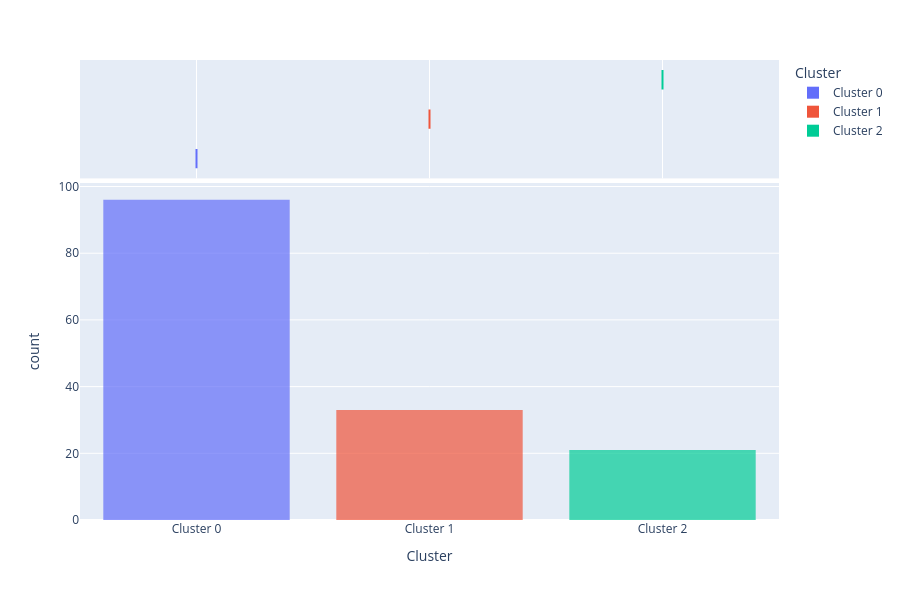

The cell this chart's notebook holds for it:
### Code cell
# ── PyCaret Cluster Visualisation — Distribution Plot ────────────

plot_model(kmeans_pyc, plot='distribution')

### Figure 1 — Plotly figure (JSON) as saved in the notebook; plotly's stock layout.template omitted (floating-point values rounded to 4 significant figures; data arrays with more than 128 entries replaced by an {"elided": "..."} marker saying what was removed)
{"data": [{"bingroup": "x", "hovertemplate": "Cluster=%{x}<br>count=%{y}<extra></extra>", "legendgroup": "Cluster 0", "marker": {"color": "#636efa", "opacity": 0.7, "pattern": {"shape": ""}}, "name": "Cluster 0", "orientation": "v", "showlegend": true, "type": "histogram", "x": ["Cluster 0", "Cluster 0", "Cluster 0", "Cluster 0", "Cluster 0", "Cluster 0", "Cluster 0", "Cluster 0", "Cluster 0", "Cluster 0", "Cluster 0", "Cluster 0", "Cluster 0", "Cluster 0", "Cluster 0", "Cluster 0", "Cluster 0", "Cluster 0", "Cluster 0", "Cluster 0", "Cluster 0", "Cluster 0", "Cluster 0", "Cluster 0", "Cluster 0", "Cluster 0", "Cluster 0", "Cluster 0", "Cluster 0", "Cluster 0", "Cluster 0", "Cluster 0", "Cluster 0", "Cluster 0", "Cluster 0", "Cluster 0", "Cluster 0", "Cluster 0", "Cluster 0", "Cluster 0", "Cluster 0", "Cluster 0", "Cluster 0", "Cluster 0", "Cluster 0", "Cluster 0", "Cluster 0", "Cluster 0", "Cluster 0", "Cluster 0", "Cluster 0", "Cluster 0", "Cluster 0", "Cluster 0", "Cluster 0", "Cluster 0", "Cluster 0", "Cluster 0", "Cluster 0", "Cluster 0", "Cluster 0", "Cluster 0", "Cluster 0", "Cluster 0", "Cluster 0", "Cluster 0", "Cluster 0", "Cluster 0", "Cluster 0", "Cluster 0", "Cluster 0", "Cluster 0", "Cluster 0", "Cluster 0", "Cluster 0", "Cluster 0", "Cluster 0", "Cluster 0", "Cluster 0", "Cluster 0", "Cluster 0", "Cluster 0", "Cluster 0", "Cluster 0", "Cluster 0", "Cluster 0", "Cluster 0", "Cluster 0", "Cluster 0", "Cluster 0", "Cluster 0", "Cluster 0", "Cluster 0", "Cluster 0", "Cluster 0", "Cluster 0"], "xaxis": "x", "yaxis": "y"}, {"customdata": {"elided": "96x4 float values"}, "hovertemplate": "Cluster=%{x}<br>sepal length (cm)=%{customdata[0]}<br>sepal width (cm)=%{customdata[1]}<br>petal length (cm)=%{customdata[2]}<br>petal width (cm)=%{customdata[3]}<extra></extra>", "legendgroup": "Cluster 0", "marker": {"color": "#636efa"}, "name": "Cluster 0", "notched": true, "showlegend": false, "type": "box", "x": ["Cluster 0", "Cluster 0", "Cluster 0", "Cluster 0", "Cluster 0", "Cluster 0", "Cluster 0", "Cluster 0", "Cluster 0", "Cluster 0", "Cluster 0", "Cluster 0", "Cluster 0", "Cluster 0", "Cluster 0", "Cluster 0", "Cluster 0", "Cluster 0", "Cluster 0", "Cluster 0", "Cluster 0", "Cluster 0", "Cluster 0", "Cluster 0", "Cluster 0", "Cluster 0", "Cluster 0", "Cluster 0", "Cluster 0", "Cluster 0", "Cluster 0", "Cluster 0", "Cluster 0", "Cluster 0", "Cluster 0", "Cluster 0", "Cluster 0", "Cluster 0", "Cluster 0", "Cluster 0", "Cluster 0", "Cluster 0", "Cluster 0", "Cluster 0", "Cluster 0", "Cluster 0", "Cluster 0", "Cluster 0", "Cluster 0", "Cluster 0", "Cluster 0", "Cluster 0", "Cluster 0", "Cluster 0", "Cluster 0", "Cluster 0", "Cluster 0", "Cluster 0", "Cluster 0", "Cluster 0", "Cluster 0", "Cluster 0", "Cluster 0", "Cluster 0", "Cluster 0", "Cluster 0", "Cluster 0", "Cluster 0", "Cluster 0", "Cluster 0", "Cluster 0", "Cluster 0", "Cluster 0", "Cluster 0", "Cluster 0", "Cluster 0", "Cluster 0", "Cluster 0", "Cluster 0", "Cluster 0", "Cluster 0", "Cluster 0", "Cluster 0", "Cluster 0", "Cluster 0", "Cluster 0", "Cluster 0", "Cluster 0", "Cluster 0", "Cluster 0", "Cluster 0", "Cluster 0", "Cluster 0", "Cluster 0", "Cluster 0", "Cluster 0"], "xaxis": "x2", "yaxis": "y2"}, {"bingroup": "x", "hovertemplate": "Cluster=%{x}<br>count=%{y}<extra></extra>", "legendgroup": "Cluster 1", "marker": {"color": "#EF553B", "opacity": 0.7, "pattern": {"shape": ""}}, "name": "Cluster 1", "orientation": "v", "showlegend": true, "type": "histogram", "x": ["Cluster 1", "Cluster 1", "Cluster 1", "Cluster 1", "Cluster 1", "Cluster 1", "Cluster 1", "Cluster 1", "Cluster 1", "Cluster 1", "Cluster 1", "Cluster 1", "Cluster 1", "Cluster 1", "Cluster 1", "Cluster 1", "Cluster 1", "Cluster 1", "Cluster 1", "Cluster 1", "Cluster 1", "Cluster 1", "Cluster 1", "Cluster 1", "Cluster 1", "Cluster 1", "Cluster 1", "Cluster 1", "Cluster 1", "Cluster 1", "Cluster 1", "Cluster 1", "Cluster 1"], "xaxis": "x", "yaxis": "y"}, {"customdata": {"elided": "33x4 float values"}, "hovertemplate": "Cluster=%{x}<br>sepal length (cm)=%{customdata[0]}<br>sepal width (cm)=%{customdata[1]}<br>petal length (cm)=%{customdata[2]}<br>petal width (cm)=%{customdata[3]}<extra></extra>", "legendgroup": "Cluster 1", "marker": {"color": "#EF553B"}, "name": "Cluster 1", "notched": true, "showlegend": false, "type": "box", "x": ["Cluster 1", "Cluster 1", "Cluster 1", "Cluster 1", "Cluster 1", "Cluster 1", "Cluster 1", "Cluster 1", "Cluster 1", "Cluster 1", "Cluster 1", "Cluster 1", "Cluster 1", "Cluster 1", "Cluster 1", "Cluster 1", "Cluster 1", "Cluster 1", "Cluster 1", "Cluster 1", "Cluster 1", "Cluster 1", "Cluster 1", "Cluster 1", "Cluster 1", "Cluster 1", "Cluster 1", "Cluster 1", "Cluster 1", "Cluster 1", "Cluster 1", "Cluster 1", "Cluster 1"], "xaxis": "x2", "yaxis": "y2"}, {"bingroup": "x", "hovertemplate": "Cluster=%{x}<br>count=%{y}<extra></extra>", "legendgroup": "Cluster 2", "marker": {"color": "#00cc96", "opacity": 0.7, "pattern": {"shape": ""}}, "name": "Cluster 2", "orientation": "v", "showlegend": true, "type": "histogram", "x": ["Cluster 2", "Cluster 2", "Cluster 2", "Cluster 2", "Cluster 2", "Cluster 2", "Cluster 2", "Cluster 2", "Cluster 2", "Cluster 2", "Cluster 2", "Cluster 2", "Cluster 2", "Cluster 2", "Cluster 2", "Cluster 2", "Cluster 2", "Cluster 2", "Cluster 2", "Cluster 2", "Cluster 2"], "xaxis": "x", "yaxis": "y"}, {"customdata": [[4.9, 3.0, 1.4, 0.2], [4.7, 3.2, 1.3, 0.2], [4.6, 3.1, 1.5, 0.2], [5.0, 2.0, 3.5, 1.0], [4.9, 2.4, 3.3, 1.0], [5.0, 2.3, 3.3, 1.0], [5.1, 2.5, 3.0, 1.1], [4.4, 2.9, 1.4, 0.2], [4.9, 3.1, 1.5, 0.1], [4.7, 3.2, 1.6, 0.2], [4.8, 3.0, 1.4, 0.1], [4.3, 3.0, 1.1, 0.1], [4.6, 3.2, 1.4, 0.2], [4.9, 3.1, 1.5, 0.2], [4.8, 3.0, 1.4, 0.3], [5.0, 3.2, 1.2, 0.2], [5.0, 3.0, 1.6, 0.2], [4.4, 3.2, 1.3, 0.2], [4.5, 2.3, 1.3, 0.3], [4.4, 3.0, 1.3, 0.2], [4.8, 3.1, 1.6, 0.2]], "hovertemplate": "Cluster=%{x}<br>sepal length (cm)=%{customdata[0]}<br>sepal width (cm)=%{customdata[1]}<br>petal length (cm)=%{customdata[2]}<br>petal width (cm)=%{customdata[3]}<extra></extra>", "legendgroup": "Cluster 2", "marker": {"color": "#00cc96"}, "name": "Cluster 2", "notched": true, "showlegend": false, "type": "box", "x": ["Cluster 2", "Cluster 2", "Cluster 2", "Cluster 2", "Cluster 2", "Cluster 2", "Cluster 2", "Cluster 2", "Cluster 2", "Cluster 2", "Cluster 2", "Cluster 2", "Cluster 2", "Cluster 2", "Cluster 2", "Cluster 2", "Cluster 2", "Cluster 2", "Cluster 2", "Cluster 2", "Cluster 2"], "xaxis": "x2", "yaxis": "y2"}], "layout": {"barmode": "relative", "height": 600, "legend": {"title": {"text": "Cluster"}, "tracegroupgap": 0}, "margin": {"t": 60}, "xaxis": {"anchor": "y", "categoryarray": ["Cluster 0", "Cluster 1", "Cluster 2"], "categoryorder": "array", "domain": [0, 1], "title": {"text": "Cluster"}}, "xaxis2": {"anchor": "y2", "domain": [0, 1], "matches": "x", "showgrid": true, "showticklabels": false}, "yaxis": {"anchor": "x", "domain": [0, 0.7326], "title": {"text": "count"}}, "yaxis2": {"anchor": "x2", "domain": [0.7426, 1], "matches": "y2", "showgrid": false, "showline": false, "showticklabels": false, "ticks": ""}}}
